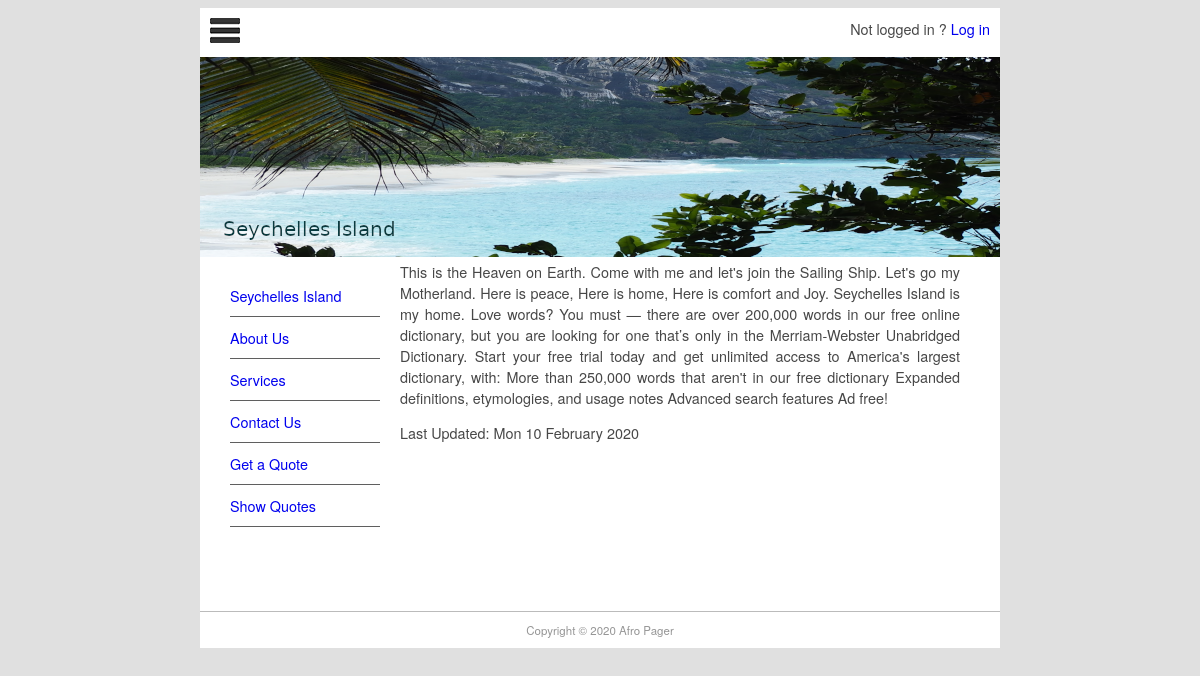
The page / on the database its author committed.
### pager/models.py (models this page shows, shortened)
class Page(models.Model):
    title = models.CharField(max_length=60)
    permalink = models.CharField(max_length=12, unique=True)
    update_date = models.DateTimeField('Last Updated')
    body = models.TextField('Page content', blank=True)

### pager/views.py (the view)
# urls.py: path('', views.index, {'page_name': ''}, name='home'),
def index(request, page_name):
    page_name = '/' + page_name
    pg = get_object_or_404(Page, permalink=page_name)
    context = {
        'title': pg.title,
        'content': pg.body,
        'last_updated': pg.update_date,
        'page_list': Page.objects.all(),
    }
    return render(request, 'pager/page.html', context)

### templates/pager/page.html (shortened to what this page needs)
{% extends "base.html" %}
{% block sidenav %}
    {% for page in page_list %}
        <li>
            <a href="{{ page.permalink }}">{{ page.title }}</a>
        </li>
    {% endfor %}
{% endblock %}
{% block content %}
    {% autoescape off %}
        {{ content }}
    {% endautoescape %}
    <p>
        Last Updated: {{ last_updated|date:'D d F Y' }}
    </p>
{% endblock content %}

### static/css/main.css (style rules this page uses)
body { background-color: #E0E0E0; font-family: Gotham, "Helvetica Neue", Helvetica, Arial, sans-serif; font-size: 0.9em; text-align: justify; color: #474747; }
#nav li { padding-top: 10px; padding-bottom: 10px; font-size: 1em; list-style-type: none; border-bottom: thin solid #5F5F5F; color: #4C4C4C; left: 0px; list-style-position: inside; margin-left: -10px; }
#nav li a { text-decoration: none; }

### rows shown on the page
Page: title "Seychelles Island", body "This is the Heaven on Earth. Come with me and let's join the Sailing Ship. Let's go my Motherland. Here is peace, Here is home, Here is comfort and Joy. Seychelles Island is my home. Love words? You must — there are over 200,000 words in our free online dictionary, but you are looking for one that’s only in the Merriam-Webster Unabridged Dictionary. Start your free trial today and get unlimited access to America's largest dictionary, with: More than 250,000 words that aren't in our free dictionary Expanded definitions, etymologies, and usage notes Advanced search features Ad free!", update_date "Mon 10 February 2020"
Page: title "About Us"
Page: title "Services"
